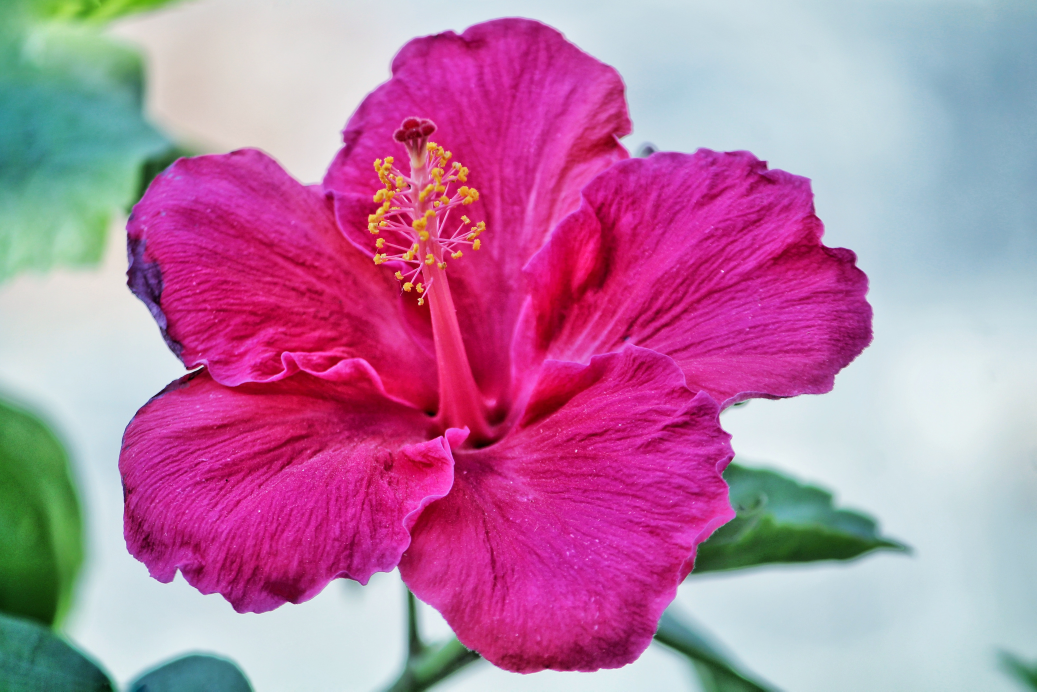
#> input picture week_11_image_processing/image_upscaling/sample.png, 5184 x 3456 px (shown at 1/5 size)
$ jupyter execute Resizing.ipynb   (shell and % lines are left out)
#> lines starting #> are read from the running program, lines starting #| are printed output that depends on the picture
# Learning Objectives

After reading this notebook, students will be able to:

- Formally define the concept of resolution, pixels.
- Compare the image size with resolution.
- Explain the image resizing from preserving and non- preserving the aspect ratio.
- Understand the concept of Upscale using padding.
- Implement OpenCV Resize function in the image.

## Image Resolution

Image resolution contains the detail of the image, i.e., the number of pixels or dots. Pixels are the picture element of the digital image. The term pix refers to the picture and el as an element.
There are two types of resolution you want to look up in the image.

* Spatial resolution

  Spatial resolution measures the small details in the image. You are more familiar with dots per inch (dpi), which gives the measure of spatial resolution.

* Intensity resolution

  Intensity resolution measures the change in the small details in the image. The intensity resolution gives the range value for each pixel. In most cases, the intensity of 8 bits means pixels hold value from 0 to 255. In some cases, it can go to 16 bits; however, 32 bits are very rare.

## Image Resizing

The image size is determined by the resolution and is multiplied by the width and height of an image. We can change the size of the image either by adding or subtracting pixels. The changing dimension i.e., height or width or both of an image, is known as image resizing. OpenCV provides cv2.resize() function to resize the image. The short description of the cv2.resize parameter is;

1. `src` is the first parameter that represents the source of the input image.

2. `dsize` is the desired dimension of the image representing its height and width.

3. `fx` and `fy` are the third and fourth parameters representing the scale factor along the horizontal and vertical axis. These parameters are optional.

4. `interpolation` is the optional flag of any methods like `INTER_NEAREST` , `INTER_LINEAR`, `INTER_AREA`, `INTER_CUBIC`.

<figure>
<center>
<!--
<Figcaption> Figure 1: Resizing of an image (src: <a href='http://bigwww.epfl.ch/algorithms/ijplugins/resize/meta/splash.png'> link</a>) -->

<Figcaption> Figure 1: Resizing of an image (src: <a href='http://bigwww.epfl.ch/algorithms/ijplugins/resize/meta/splash.png'> link</a>)

</Figcaption>
</center>
</figure>

In the above figure, the images resizing from a larger size to a smaller size and then again resizing to a larger size. The shape of the image changes and also the resolution. Image resizing can be done in several ways and are categorized as,

1. Preserve the aspect ratio
  - Downsampling
  - Upsampling

2. Do not preserve the aspect ratio
  - Resize only the width
  - Resize only the height
  - Resize to specific height and width

## Resample Image

The image changes the pixels, either adding or subtracting pixel is formally known as upsampling or downsampling.

### DownSampling

<figure>
<center>
<!--  -->

<Figcaption> Figure 2: Image Downscaling</Figcaption>
</center>
</figure>

The process of reducing the size of the image to smaller dimensions is known as downsampling. Downsampling makes the data more manageable size and reduces the storage size of data.

When we resize the image to a smaller size, we throw the information present in the image. This means you are resampling the image at a smaller rate.

### Upsampling

<figure>
<center>
<!--  -->

<Figcaption> Figure 3: Image Upscaling</Figcaption>
</center>
</figure>

The process of increasing the size of the image is known as upsampling. Upsampling can be used in many cases, such as in GANs(Generative Adversarial Network), where the main goal is to construct the mimicking image close to the ground truth image.

As we resize the image to a larger size, we add the information that wasn't previously present in the image. As a result of this, we can say it is a way to resample the image at a higher rate.

Both of these actions affect the image's resolution because you may see distortion when resizing to a smaller size and pixelation when resizing to a larger size.
While ensuring these two operations, the main motive is to preserve the image's quality as far as we can. It is easy to downsample, as we are removing the information, while in upsampling, it is hard to add the relavant information.There are various things that nedds to be taken into account:
- Total image size
- Neighboring pixels
- Image histogram and so on.

So, there is no concrete way to define this. here we simply use interpolation.

**Note: Upsampling is a hard task and not trivial.**

## Implementation I

### 1. Preserve the aspect ratio

[cell 1]
#Importing library
import cv2
import numpy as np
import matplotlib.pyplot as plt

[cell 2]
#Load the input image

[cell 3]
image = cv2.imread('sample.png', cv2.COLOR_BGR2RGB)
#> image is the input picture: shape (3456, 5184, 3); mean B, G, R 163.8, 124.6, 183.5
plt.imshow(image)
print('Original Dimension :', image.shape)
#| Original Dimension : (3456, 5184, 3)

The (3456, 5184, 3) is the dimension of original image represent height, weight and number of channels.

### 1. Preserve the aspect ratio

#### Downscale with resize()

[cell 4]
# percent of original size
scale_percent = 60
height = int(image.shape[0] * scale_percent / 100)
#> height = 2073
width = int(image.shape[1] * scale_percent / 100)
#> width = 3110
dimension = (width, height)
#> dimension = (3110, 2073)

[cell 5]
# resize image
down_resized = cv2.resize(image, dimension, interpolation = cv2.INTER_AREA)
plt.imshow(down_resized)
print('Resized Dimensions : ',down_resized.shape)
#| Resized Dimensions :  (2073, 3110, 3)

The orginal image having dimension (3456, 5184, 3) is resized to  (2073, 3110, 3) using cv2.resize() function.

#### Upscale with resize()

[cell 6]
# percent of original size
up_scale_percent = 220
height1 = int(image.shape[0] * up_scale_percent / 100)
#> height1 = 7603
width1 = int(image.shape[1] * up_scale_percent / 100)
#> width1 = 11404
dimension1 = (width1, height1)
#> dimension1 = (11404, 7603)

[cell 7]
# resize image
up_resized = cv2.resize(image, dimension1, interpolation = cv2.INTER_AREA)

print('Upscale Resized Dimensions : ',up_resized.shape)
#| Upscale Resized Dimensions :  (7603, 11404, 3)
plt.imshow(up_resized)

The orginal image having dimension (3456, 5184, 3) is resized to  (7603, 11404, 3) using cv2.resize() function.

 - Downsampling
  - Upsampling

### 2. Do not preserve the aspect ratio

#### Resize only the height

[cell 8]
# keep original width
width2 = image.shape[1]
#> width2 = 5184
height2 = 2000
dim2 = (width2, height2)
#> dim2 = (5184, 2000)

# resize image
h_resized = cv2.resize(image, dim2, interpolation = cv2.INTER_AREA)

print('Resized Dimensions : ', h_resized.shape)
#| Resized Dimensions :  (2000, 5184, 3)
plt.imshow(h_resized)

The orginal image having dimension (3456, 5184, 3) is resized to (2000, 5184, 3) using cv2.resize() function.

#### Resize Only the height

[cell 9]
# keep original height

height3 = image.shape[0]
#> height3 = 3456
width3 = 2500
dim3 = (width3, height3)
#> dim3 = (2500, 3456)

# resize image
w_resized = cv2.resize(image, dim3, interpolation = cv2.INTER_AREA)

print('Resized Dimensions : ', w_resized.shape)
#| Resized Dimensions :  (3456, 2500, 3)
plt.imshow(w_resized)

The orginal image having dimension (3456, 5184, 3) is resized to (3456, 2500, 3) using cv2.resize() function.

#### Resize to specific Height and Weight

[cell 10]
# resize to specific height and weight

height4 = 1900
width4 = 3000
dim4 = (width4, height4)

# resize image
hw_resized = cv2.resize(image, dim4, interpolation = cv2.INTER_AREA)
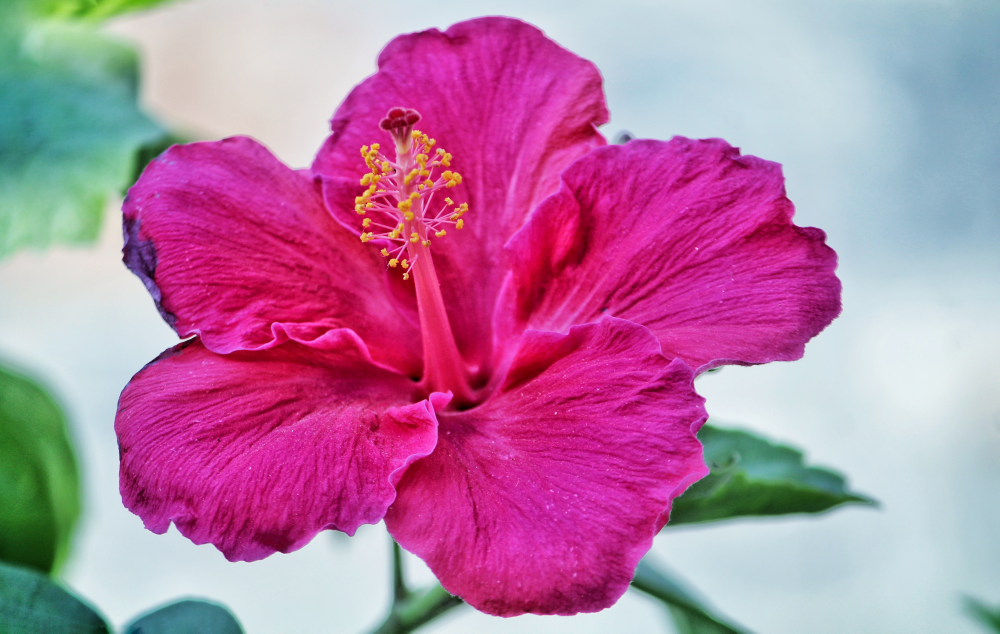
#> hw_resized: shape (1900, 3000, 3) (shown at 1/3 size); mean B, G, R 163.8, 124.6, 183.5

print('Resized Dimensions : ', hw_resized.shape)
#| Resized Dimensions :  (1900, 3000, 3)
plt.imshow(hw_resized)

## Upscaling by padding

Upscaling an image means making it bigger in size and shape. Padding means adding an extra layer around the image. As we resize our image to a larger size, one option may be to pad the image borders with some values. It may be "0", or "1" or values that duplicate the image content. When we resize the image by padding it with different values, our original content remains unchanged, but we are simply adding redundant information. This new information may not be useful at all.

Also, there are cases when you can resize by simply padding in between the pixels. The simplest case will be too pad with zeros. Otherwise, we have to decide on how to pad the numbers in between.

<figure>
<center>
<!--  -->

<Figcaption> Figure 4: Image Upscaling by Zero Padding</Figcaption>
</center>
</figure>

Here you can see the upscaling using padding by zero.

Moreover, if we see the matrix representations of such padding by zero then we can see following matrix representations:

<figure>
<center>
<!--  -->

<Figcaption> Figure 5: Image Upscaling by Zero Padding</Figcaption>
</center>
</figure>

Here, in this matrix representation, the outer part of the matirx consists of 0 pixels. Because of this, we can see there is black patches around the cat image in Figure 4. This is not a good technique to upscale an image.

Other different techniques come into play when we are resizing the image. One such technique is an interpolation. As we resize our image, we can't fill in random values between the pixels, because we may need some information there. To address this issue, there are interpolation techniques that are used to fill the gap. We will go through each one of them and learn general ideas on producing the image's quality.

## Implementation II

### Visualization of Original, resized, padded and zero padding Image in single row.

[cell 11]
# loading the images in grayscale form
img_gray = cv2.imread("sample.png", 0)
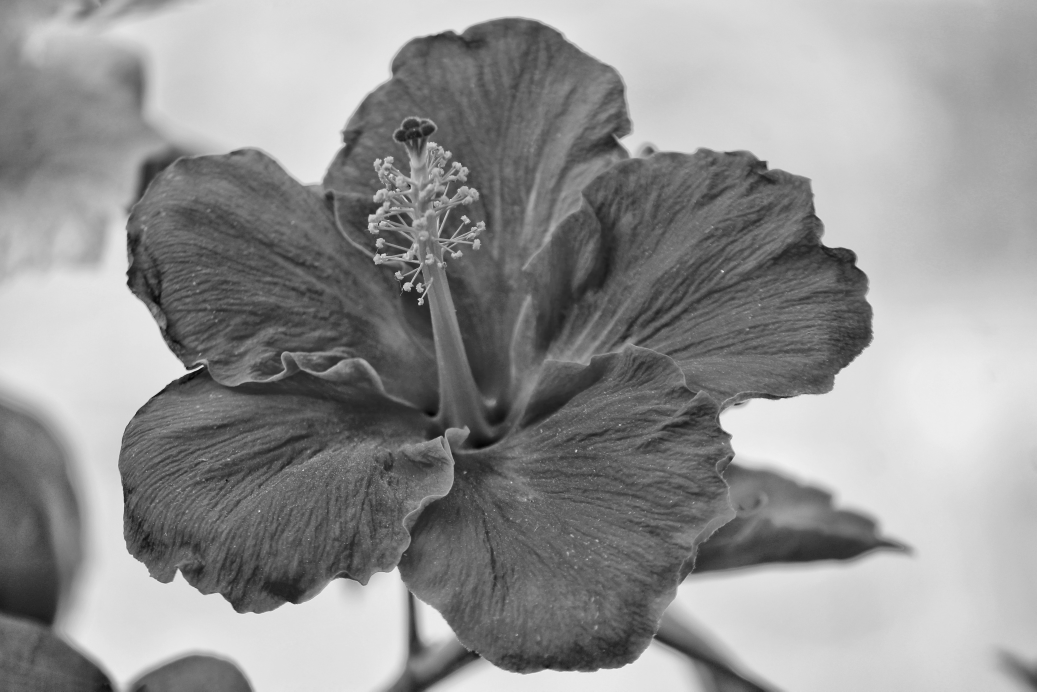
#> img_gray: shape (3456, 5184) (shown at 1/5 size); min 0, max 255, mean 146.7
fig, ax = plt.subplots(nrows=1, ncols=4, figsize=(15, 7), dpi=80, sharex=True, sharey=True)
ax[0].imshow(img_gray, cmap="gray")
ax[0].set_title("Original")

# plotting of image with resizing
h, w = img_gray.shape
#> h = 3456
resized = cv2.resize(img_gray,(2*w, 2*h), interpolation=cv2.INTER_NEAREST)
ax[1].imshow(resized, cmap="gray")
ax[1].set_title("resized")

# plotting of image with padding
top = int(0.5 * h)
bottom = top
left = int(0.5 * w)
right = left
value = [np.random.randint(0, 255), np.random.randint(0, 255), np.random.randint(0, 255)]
padded = cv2.copyMakeBorder(img_gray, top, bottom, left, right, cv2.BORDER_REPLICATE, None, value)
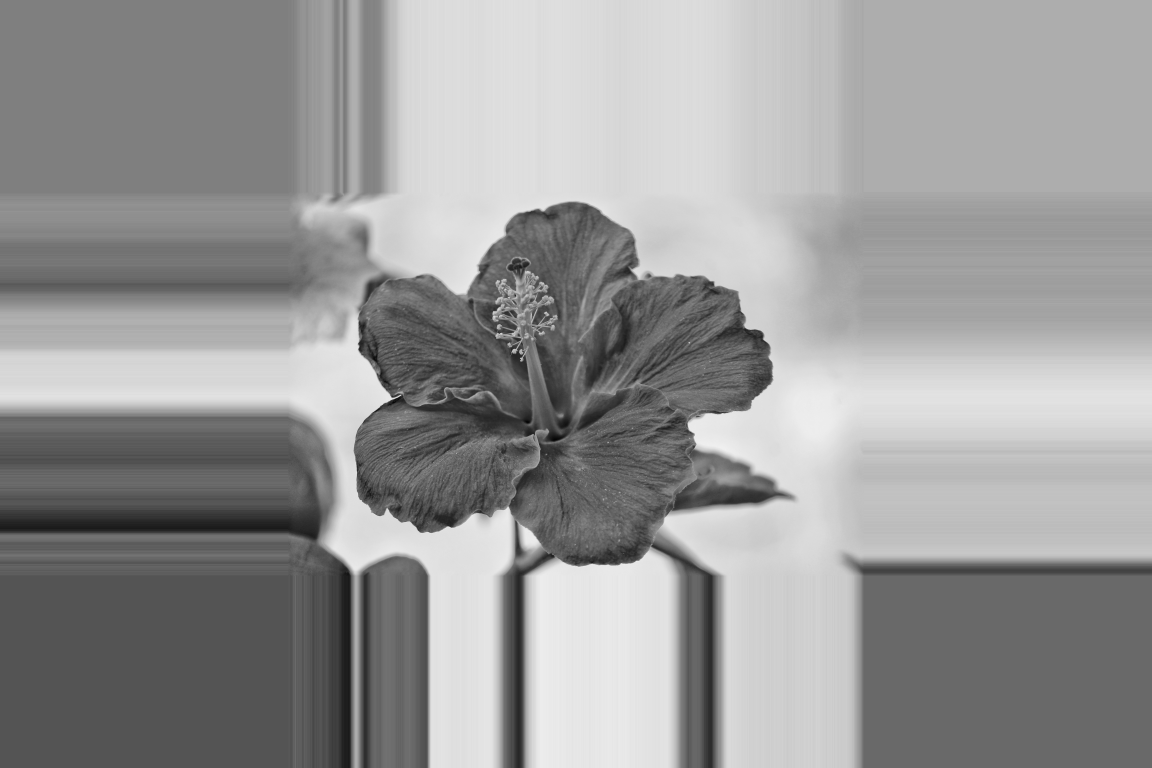
#> padded: shape (6912, 10368) (shown at 1/9 size); min 0, max 255, mean 152.2
ax[2].imshow(padded, cmap="gray")
ax[2].set_title("padded")
fig.show()

# plotting of image with zero padding
mask = cv2.repeat(np.array([[255, 0],[0, 0]], dtype=np.uint8), h, w)
zero_padded = cv2.bitwise_and(mask, resized)
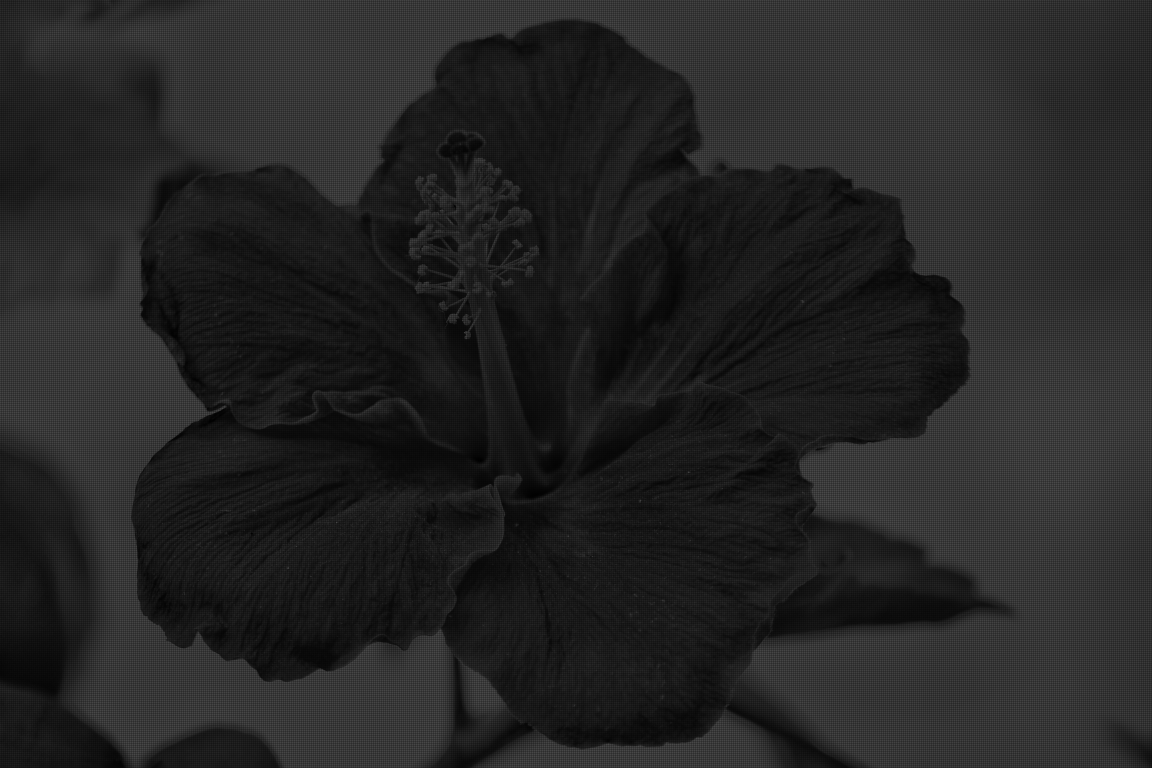
#> zero_padded: shape (6912, 10368) (shown at 1/9 size); min 0, max 255, mean 36.7
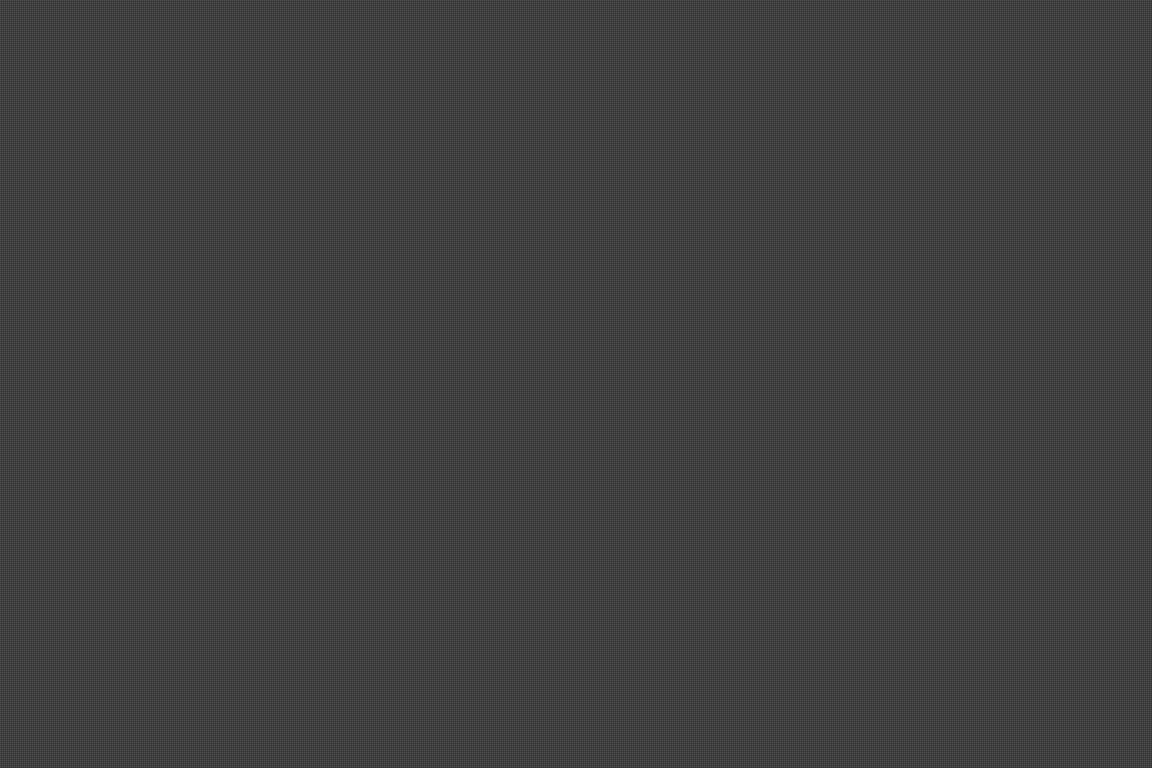
#> mask: shape (6912, 10368) (shown at 1/9 size); 25% white in thin lines or dots
ax[3].imshow(zero_padded, cmap="gray")
ax[3].set_title("filled with 0 padding")
fig.show()

Let's see the how the portion of original image, its resized form and zero padding form differs from each others.

### Showing the portion of original, resized and zero padded image in single row

[cell 12]
# three images in a single row
fig, ax = plt.subplots(nrows=1, ncols=3, figsize=(15, 7), sharex=True, sharey=True)

# plotting portion of original image
ax[0].imshow(img_gray[150:175, 100:125], cmap="gray")
ax[0].set_title("Original")

# plotting portion of resized image
ax[1].imshow(resized[300:350, 200:250], cmap="gray")
ax[1].set_title("resized")

# plotting portion of zero padding
ax[2].imshow(zero_padded[300:350, 200:250], cmap="gray")
ax[2].set_title("padded with 0")
fig.show()
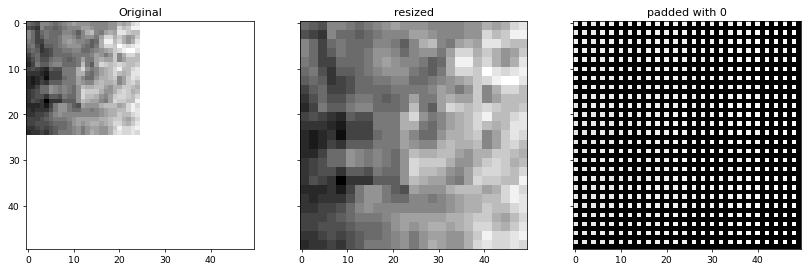
#> figure drawn by matplotlib, 3 panels

### Showing the pixel value of original, resized and zero padded image.

#### Pixel value of original Image

[cell 13]
# showing image portion with pixel value
print("original:\n")
x = 1500
y = 1000
part = img_gray[x:x+5, y:y+5]
#> part = [[90, 95, 98, 93, 92], [93, 99, 105, 99, 95], [92, 95, 102, 96, 95], [86, 87, 93, 89, 93], [88, 83, 82, 88, 96]]
print(part)
#| [[ 90  95  98  93  92]
#|  [ 93  99 105  99  95]
#|  [ 92  95 102  96  95]
#|  [ 86  87  93  89  93]
#|  [ 88  83  82  88  96]]
plt.imshow(part, cmap="gray")

#### Pixel value of resized Image

[cell 14]
# showing pixel value of resized image
print("resized nearest:\n")
part2 = resized[2*x:2*(x+5), 2*y:2*(y+5)]
print(part2)
#| [[ 90  90  95  95  98  98  93  93  92  92]
#|  [ 90  90  95  95  98  98  93  93  92  92]
#|  [ 93  93  99  99 105 105  99  99  95  95]
#|  [ 93  93  99  99 105 105  99  99  95  95]
#|  [ 92  92  95  95 102 102  96  96  95  95]
#|  [ 92  92  95  95 102 102  96  96  95  95]
#|  [ 86  86  87  87  93  93  89  89  93  93]
#|  [ 86  86  87  87  93  93  89  89  93  93]
#|  [ 88  88  83  83  82  82  88  88  96  96]
#|  [ 88  88  83  83  82  82  88  88  96  96]]
plt.imshow(part2, cmap="gray")

#### Pixel value of zero padded Image

[cell 15]
# showing portion of resized image filled with zero
print("resized filled:\n")
part3 = (zero_padded[2*x:2*(x+5), 2*y:2*(y+5)])
print(part3)
#| [[ 90   0  95   0  98   0  93   0  92   0]
#|  [  0   0   0   0   0   0   0   0   0   0]
#|  [ 93   0  99   0 105   0  99   0  95   0]
#|  [  0   0   0   0   0   0   0   0   0   0]
#|  [ 92   0  95   0 102   0  96   0  95   0]
#|  [  0   0   0   0   0   0   0   0   0   0]
#|  [ 86   0  87   0  93   0  89   0  93   0]
#|  [  0   0   0   0   0   0   0   0   0   0]
#|  [ 88   0  83   0  82   0  88   0  96   0]
#|  [  0   0   0   0   0   0   0   0   0   0]]
plt.imshow(part3, cmap="gray")
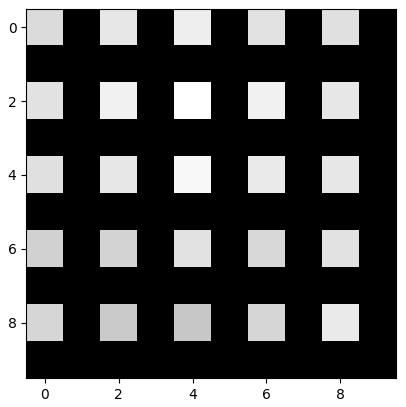
#> figure drawn by matplotlib, 1 panel
